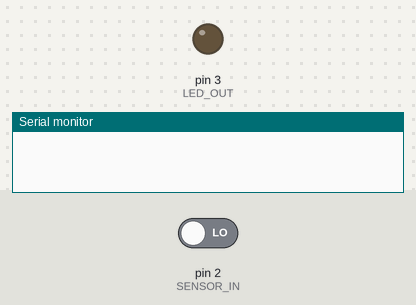
Bench run of a sketch on a simulated Arduino Uno, built with avr-gcc and run on an emulated ATmega328P. On the bench: output pins drawn as LEDs (lit = HIGH), the last lines printed to the serial monitor. Dashed ring = blinking. Inputs (shaded band) come from the test bench; at power-on: pin 2 (SENSOR_IN) LOW.

Above: at 1.2 s.
1.3 s: pin 2 (SENSOR_IN) driven HIGH
At 1.4 s:
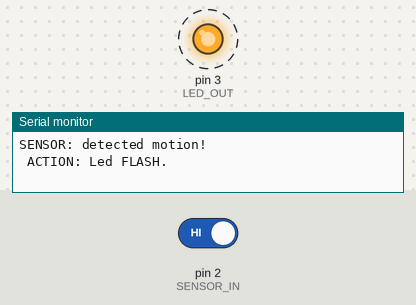
4.3 s: pin 2 (SENSOR_IN) driven LOW
At 5.0 s:
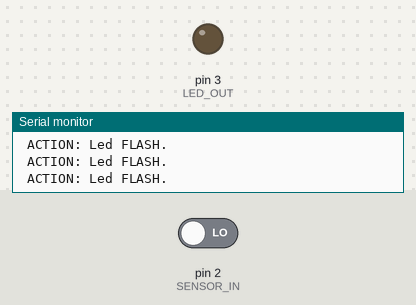
Timing chart, 0 to 7.3 s (numbered marks = the images above; inputs shaded):
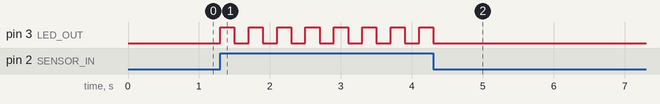

Measured:
- after the input at 1.3 s, pin 3 (LED_OUT): alternates HIGH for 0.20 s and LOW for 0.20 s, starting at once
- after the input at 4.3 s, pin 3 (LED_OUT): goes on until 4.3 s, then stays LOW

The sketch:

M1.T1P.ino
```cpp
const byte SENSOR_IN = 2;
const byte LED_OUT = 3;

void setup()
{
  // Initialise Serial Output
  Serial.begin(9600);
  // Initialise Pin Functions
  pinMode(SENSOR_IN, INPUT);
  pinMode(LED_OUT, OUTPUT);
}

// Procedure for controlling the LED
void ledAction()
{
  // Just for fun to make the LED blink.
  for (int i=0; i<4; i++)
  {
    digitalWrite(LED_OUT,HIGH);
    Serial.println(" ACTION: Led FLASH.");
  	delay(200);
  	digitalWrite(LED_OUT,LOW);
  	delay(200);
  }
  digitalWrite(LED_OUT, LOW);
}

// Procedure for motion Detector.
void motionDetected()
{
  Serial.println("SENSOR: detected motion!");
  ledAction();
}

// Using Polling to update.
void loop()
{
  // Reads the state of the sensor.
  int read = digitalRead(SENSOR_IN);
  if(read == HIGH)
  {
    motionDetected();
  }
}
```
